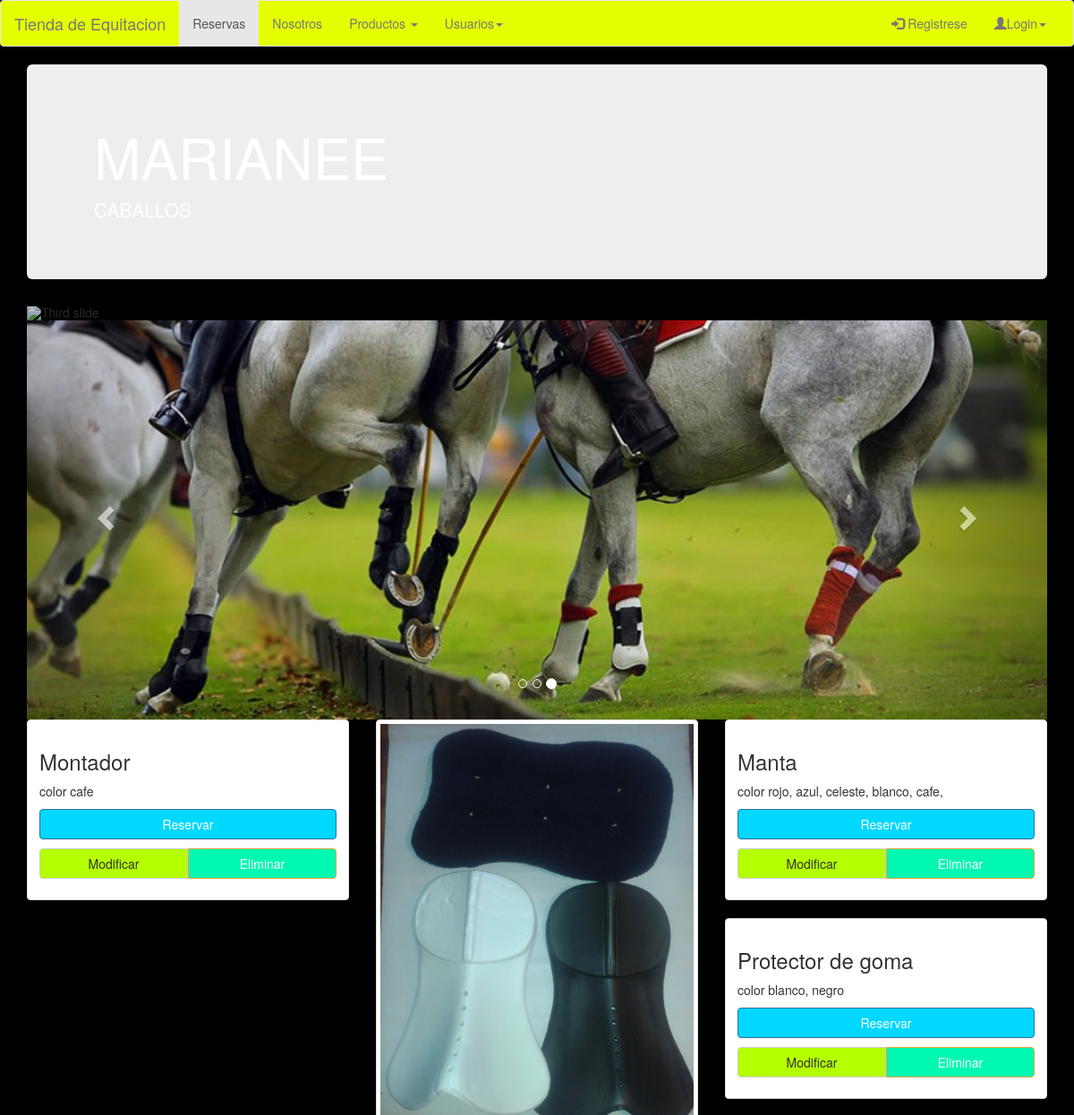
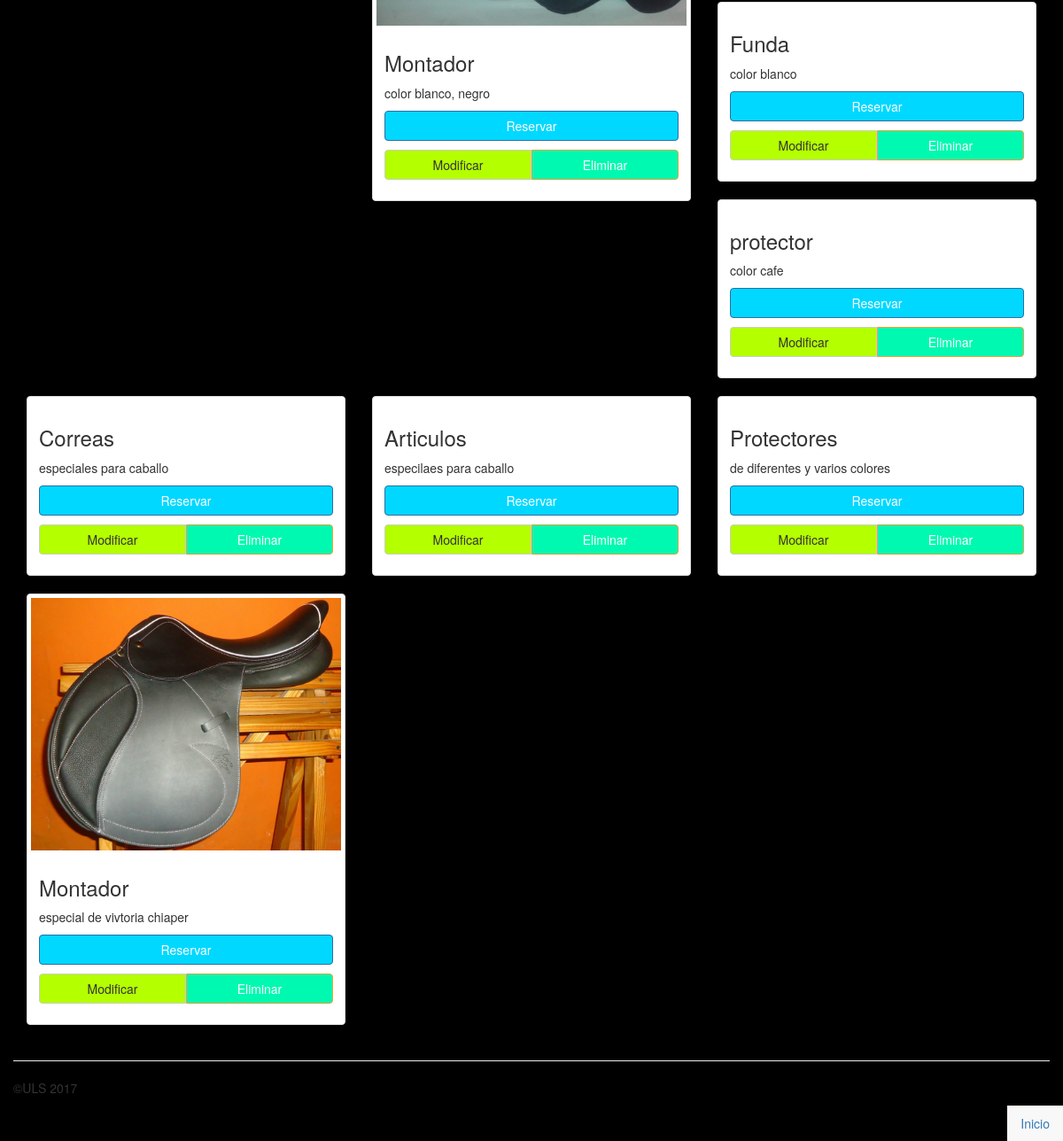
The app's page /index2.php with its own data (2 pictures, top to bottom).
### tables this page shows
CREATE TABLE `sitios2` (
  `idSitio2` int(11) NOT NULL,
  `nombre` varchar(60) NOT NULL,
  `descripcion` varchar(500) NOT NULL,
  `foto` varchar(100) NOT NULL
);

### Sitio2.php (called while the page is built, shortened)
<?php
	class Sitio2
	{
		private $idSitio2,$nombre,$descripcion,$foto;
		function __construct($nombre,$descripcion,$foto,$idSitio2=null)
		{
			$this->idSitio2=$idSitio2;
			$this->nombre=$nombre;
			$this->descripcion=$descripcion;
			$this->foto=$foto;
		}
		static public function listarTodo()
		{
			$pdo = Conexion::conectar();
			$sql = 'SELECT * FROM sitios2';
			$query = $pdo->prepare($sql);
			$query->execute();
			return $query->fetchAll(PDO::FETCH_CLASS|PDO::FETCH_PROPS_LATE,'Sitio2',array('nombre','descripcion','foto'));
		}
		public function getFoto()
		{
			return $this->foto;
		}
		public function getNombre()
		{
			return $this->nombre;
		}
		public function getDesc()
		{
			return $this->descripcion;
		}
		public function getId()
		{
			return $this->idSitio2;
		}
	}
 ?>

### index2.php (the view, shortened to what this page needs)
<?php include('parciales/cabecera.php') ?>
<?php include('parciales/foot_cabecera.php') ?>
		<?php include('parciales/menu.php');
				include('Sitio2.php');
				$arr = Sitio2::listarTodo();
		?>
		<div class="container">
			<div class="jumbotron" id="as">
				<div class="container" >
					<h1>MARIANEE</h1>
					<p>CABALLOS</p>
				</div>
			</div>
		<div id="carousel-tur" class="carousel slide" data-ride="carousel">
			<ol class="carousel-indicators">
				<li data-target="#carousel-tur" data-slide-to="0" class=""></li>
				<li data-target="#carousel-tur" data-slide-to="1" class=""></li>
				<li data-target="#carousel-tur" data-slide-to="2" class="active"></li>
			</ol>
			<div class="carousel-inner">
				<div class="item active">
					<img data-src="holder.js/900x500/auto/#555:#5a5a5a/text:Third slide" alt="Third slide"><img src="img/caba.jpg" width="1200" height="143">
					<div class="container">
						<div class="carousel-caption">
						</div>
					</div>
				</div>
			</div>
			<a class="left carousel-control" href="#carousel-tur" data-slide="prev"><span class="glyphicon glyphicon-chevron-left"></span></a>
			<a class="right carousel-control" href="#carousel-tur" data-slide="next"><span class="glyphicon glyphicon-chevron-right"></span></a>
		</div>
			<div class="row">
			 <?php foreach ($arr as $sitio) { ?>
				<div class="col-xs-12 col-sm-6 col-md-6 col-lg-4">
					<div class="thumbnail">
						<img src="<?=$sitio->getFoto(); ?>" alt="">
						<div class="caption">
							<h3><?=$sitio->getNombre(); ?></h3>
							<p>
								<?=$sitio->getDesc(); ?>
							</p>
							<p>
								<a href="sales1.php" class="btn btn-primary btn-block" id="verPaquetes">Reservar</a>
								<div class="btn-group btn-group-justified">
									<a href="formSitio2.php?id=<?=$sitio->getId()?>" class="btn btn-default" id="modificar">Modificar</a>
									<a href="eliminarSitio2.php?id=<?=$sitio->getId()?>" class="btn btn-warning" id="eliminar">Eliminar</a>
								</div>
							</p>
						</div>
					</div>
				</div>
			<?php } ?>
		</div>
		<?php include('parciales/cabecera_footer.php') ?>
<?php include('parciales/footer.php') ?>

### parciales/cabecera.php (shortened to what this page needs)
<!DOCTYPE html>
<html lang="es">
	<head>
		<link rel="stylesheet" href="css/bootstrap.min.css">
		<link rel="stylesheet" type="text/css" href="css/estiloIndex2.css">

### parciales/foot_cabecera.php
</head>
<body>

### parciales/menu.php (shortened to what this page needs)
<nav class="navbar navbar-default" role="navigation">
			<div class="container-fluid">
				<div class="navbar-header">
					<a class="navbar-brand" href="index.php">Tienda de Equitacion</a>
				</div>
				<div class="collapse navbar-collapse navbar-ex1-collapse">
					<ul class="nav navbar-nav">
						<li class="active"><a href="listaPaquetes.php">Reservas</a></li>
						<li><a href="#">Nosotros</a></li>
					</ul>
					<ul class="nav navbar-nav">
						<li class="dropdown"><a href="#" class="dropdown-toggle" data-toggle="dropdown">Productos <span class="caret"></span></a>
						</li>
						<li class="dropdown"><a href="#" class="dropdown-toggle" data-toggle="dropdown">Usuarios<span class="caret"></span></a>
						</li>
					</ul>
					<ul class="nav navbar-nav navbar-right">
						<li>
						<a data-toggle="modal" href='#registro-id'><span class="glyphicon glyphicon-log-in"></span> Registrese</a>
						</li>
						<li class="dropdown">
							<a href="#" class="dropdown-toggle" data-toggle="dropdown"> <span class="glyphicon glyphicon-user"></span>Login<b class="caret"></b></a>
						</li>
					</ul>
				</div>
			</div>
		</nav>

### parciales/cabecera_footer.php
<footer class="row">
	<hr>
	<p>&copy;ULS 2017</p>
	<ul class="nav navbar-default navbar-right">
		<li><a href="#">Inicio</a></li>
	</ul>
</footer>
</div>

### parciales/footer.php (shortened to what this page needs)
	</body>
</html>

### css/estiloIndex2.css (style rules this page uses)
body { background-color: #000000; }
nav.navbar { background-color: #E4FF00 }
#verPaquetes { background-color:#00D8FF }
#modificar { background-color: #B4FF00 }
#eliminar { background-color:#00F9B0 }
.container #as { color: white; size: cover; background-color: ##FF0000; background-size: cover; }

### records on screen
sitios2: nombre "Montador", descripcion "color cafe"
sitios2: foto (picture), nombre "Montador", descripcion "color blanco, negro"
sitios2: nombre "Manta", descripcion "color rojo, azul, celeste, blanco, cafe,"
sitios2: nombre "Protector de goma", descripcion "color blanco, negro"
sitios2: nombre "Funda", descripcion "color blanco"
sitios2: nombre "protector", descripcion "color cafe"
sitios2: nombre "Correas", descripcion "especiales para caballo"
sitios2: nombre "Articulos", descripcion "especilaes para caballo"
sitios2: nombre "Protectores", descripcion "de diferentes y varios colores"
sitios2: foto (picture), nombre "Montador", descripcion "especial de vivtoria chiaper"
